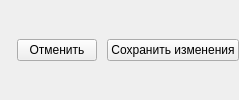
                        <widget class="QWidget" name="settingsActions">
                          <layout class="QHBoxLayout" name="settingsActionsLayout" stretch="1,0,0">
                            <property name="leftMargin">
                              <number>0</number>
                            </property>
                            <property name="topMargin">
                              <number>0</number>
                            </property>
                            <property name="rightMargin">
                              <number>0</number>
                            </property>
                            <property name="bottomMargin">
                              <number>0</number>
                            </property>
                            <property name="spacing">
                              <number>10</number>
                            </property>
                            <item>
                              <widget class="QLabel" name="dirtyLabel">
                                <property name="text">
                                  <string />
                                </property>
                                <property name="muted" stdset="0">
                                  <bool>true</bool>
                                </property>
                              </widget>
                            </item>
                            <item>
                              <widget class="QPushButton" name="resetButton">
                                <property name="text">
                                  <string>Отменить</string>
                                </property>
                              </widget>
                            </item>
                            <item>
                              <widget class="QPushButton" name="saveButton">
                                <property name="text">
                                  <string>Сохранить изменения</string>
                                </property>
                                <property name="primary" stdset="0">
                                  <bool>true</bool>
                                </property>
                              </widget>
                            </item>
                          </layout>
                        </widget>
